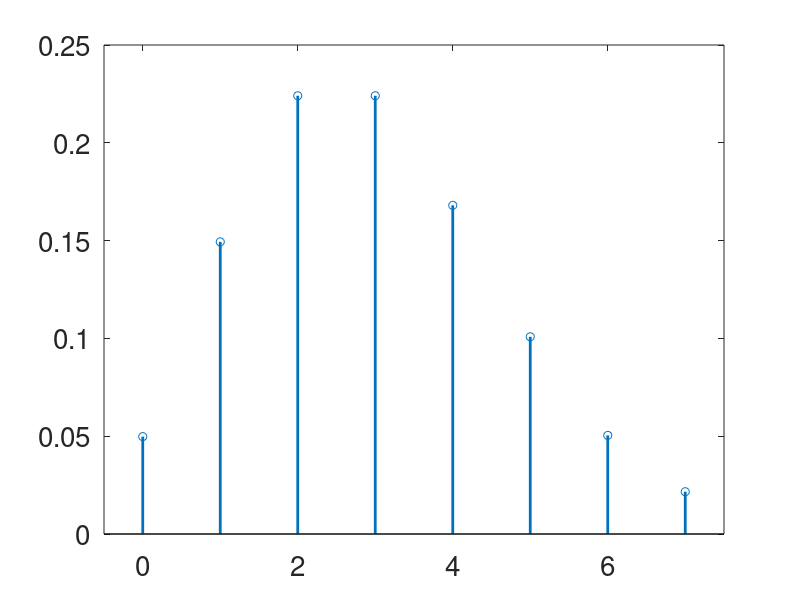

This chart was generated by the following MATLAB code: (Note: this script raises an error after producing the figure.)
clear;
close all;
lambda = 3;
x = 0:10;
y = poisspdf(x,lambda);
h = stem(x,y);
set(h,'linewidth',2)
set(gca,'xlim',[-0.5 7.5],'fontsize',20);

ndat = 50000;
sigma = 0.03;
m = 1;
n = poissrnd(lambda,[ndat 1]);
s = sqrt(n*sigma).*randn(ndat,1)+m*n;
figure;
h_histo = histogram(s,'normalization','pdf');
set(gca,'xlim',[-0.5 7.5],'fontsize',20);

